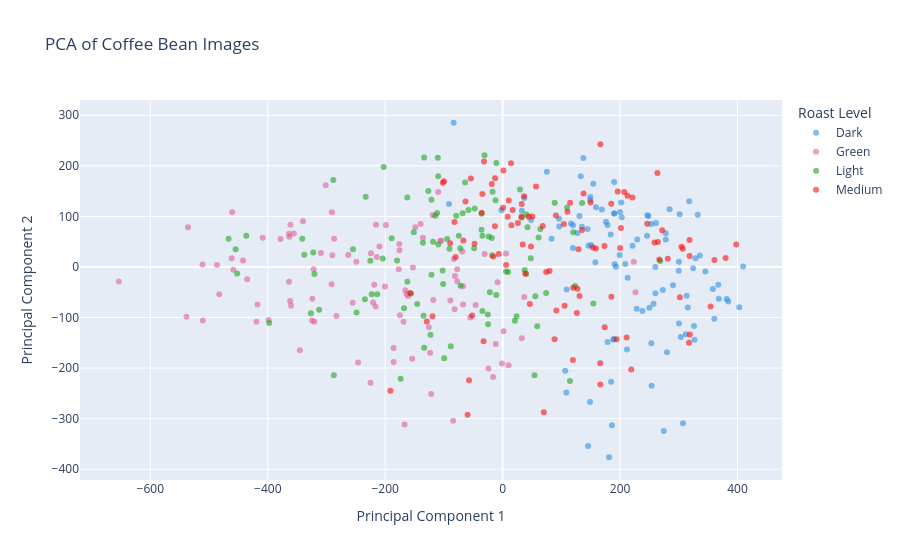

This figure's notebook cell:
### Code cell
import plotly.express as px
import pandas as pd

df = pd.DataFrame({
    "PC1": X_pca[:, 0],
    "PC2": X_pca[:, 1],
    "Class": y
})

fig = px.scatter(
    df,
    x="PC1",
    y="PC2",
    color="Class",
    color_discrete_sequence=px.colors.qualitative.Dark24,
    title="PCA of Coffee Bean Images"
)

fig.update_traces(marker=dict(size=6, opacity=0.6))

fig.update_layout(
    xaxis_title="Principal Component 1",
    yaxis_title="Principal Component 2",
    legend_title="Roast Level"
)

fig.show()
